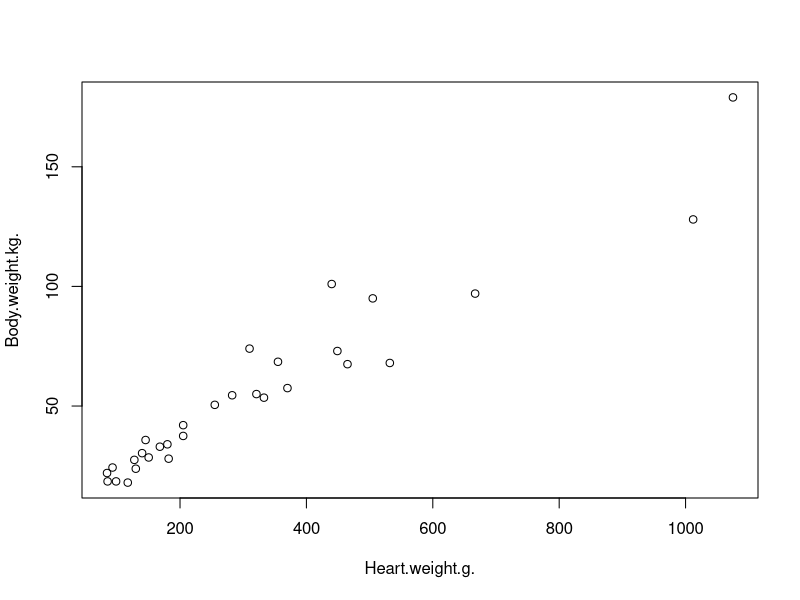
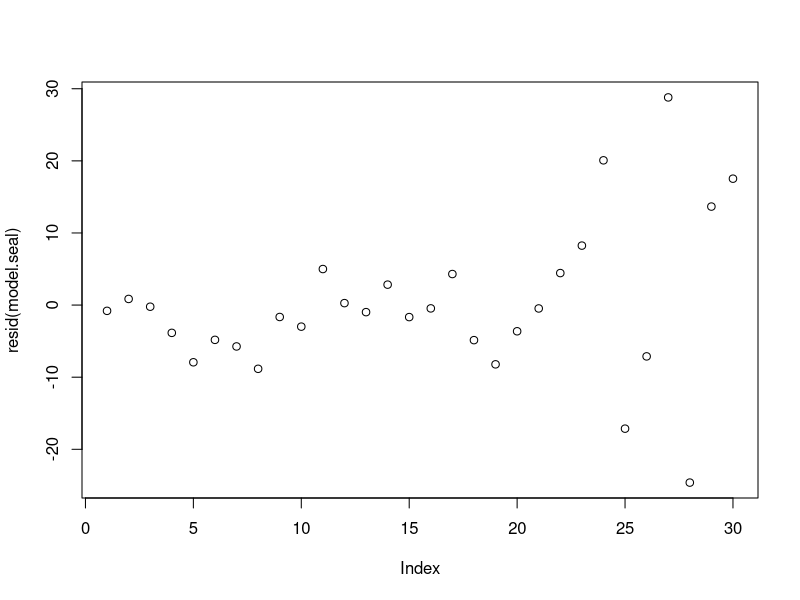
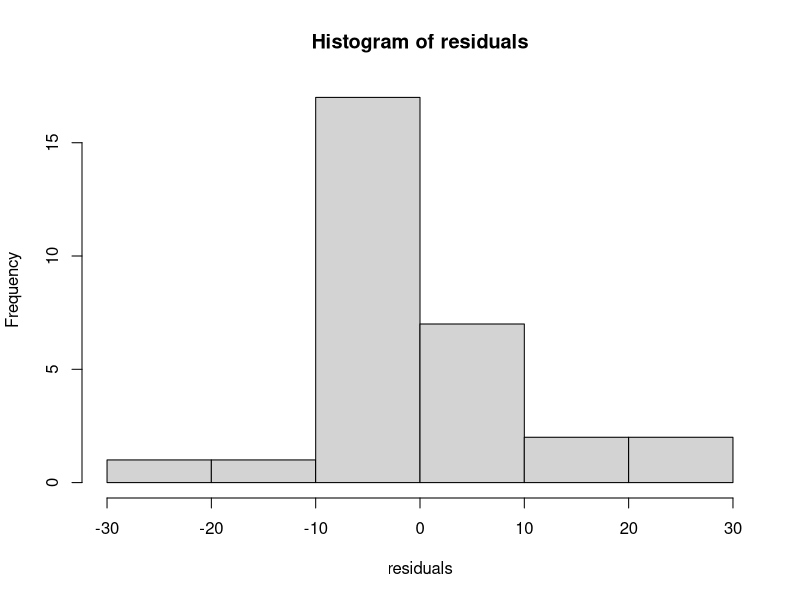
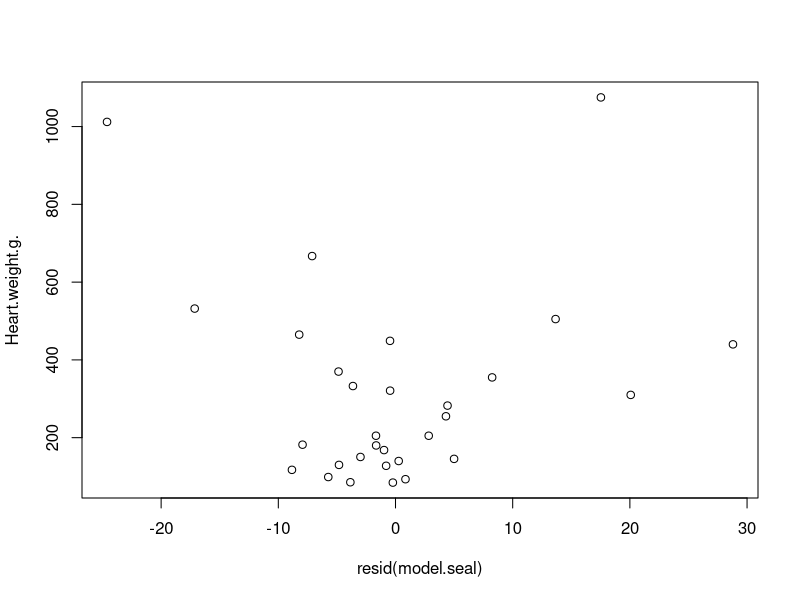
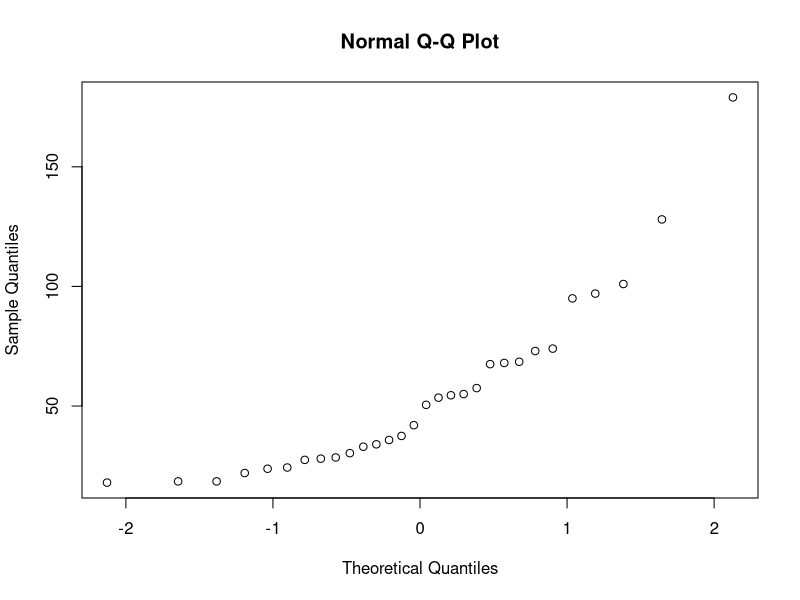
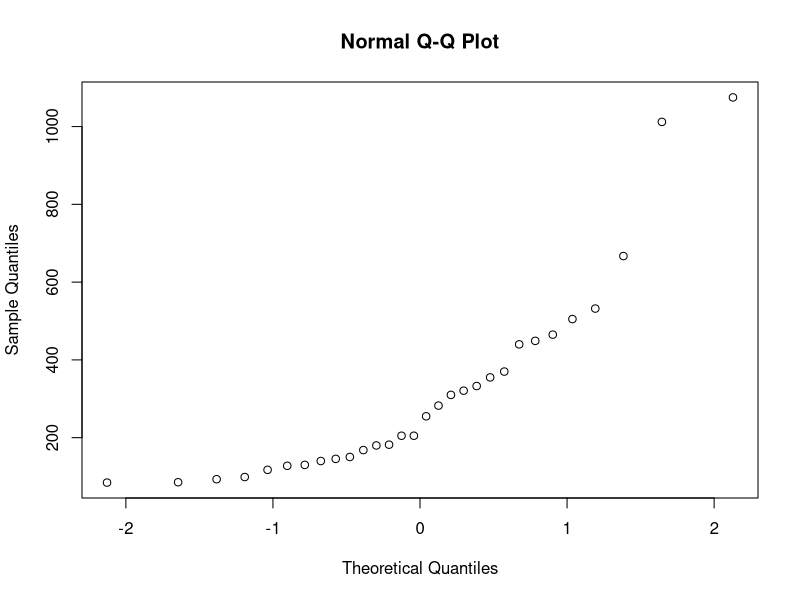
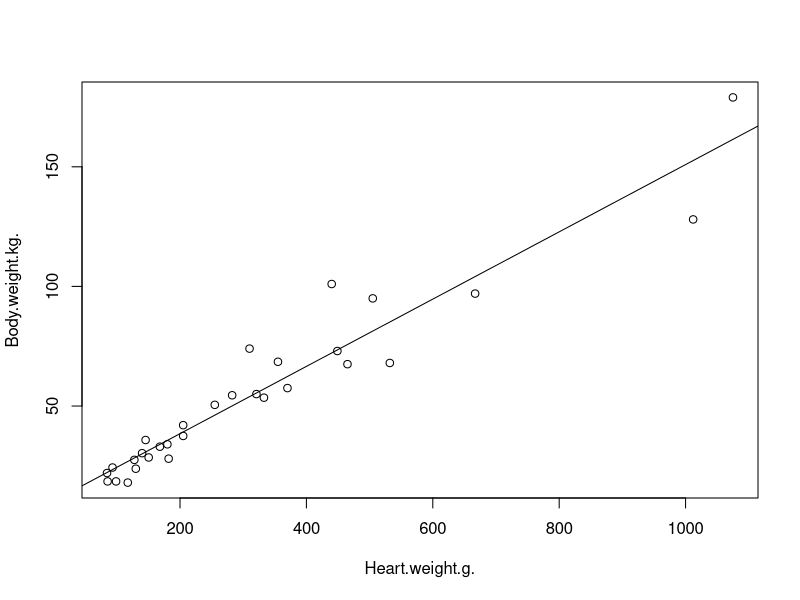

Generate these figures, in order, with R:


##
print('Question 6.')
#Import and prepare data
seal.dat <- read.csv("seal-weight.csv")
names(seal.dat)
attach(seal.dat)
summary(seal.dat)

#Visualize data
plot(Body.weight.kg.~Heart.weight.g.)

#Determine significance of correlation
cor.test(Body.weight.kg.,Heart.weight.g.)#$p.value
#With a p-value less than 2.2 x 10^-16, the correlation is significant

#Create linear model of data
model.seal <- lm(Body.weight.kg.~Heart.weight.g.)
summary(model.seal)


#Check y values and error values are independent
plot(resid(model.seal))
hist(resid(model.seal),xlab = "residuals", main = "Histogram of residuals")

#Check homogeneity of variance
plot(resid(model.seal),Heart.weight.g.)

#Determine correlation
cor(Body.weight.kg.,Heart.weight.g.)

#Check for normal distribtion of error
qqnorm(Body.weight.kg.)
qqnorm(Heart.weight.g.)

#Run Diagnostics
ls.diag(model.seal)

#Linear Model
model.seal
summary(model.seal)
fitted(model.seal)

#Visualize linear model
plot(Body.weight.kg.~ Heart.weight.g.);
abline(model.seal);

t.test(Body.weight.kg.,Heart.weight.g.)
#95 percent confidence interval:
# -355.5802 -167.1131 

#Detach data
detach(seal.dat)
